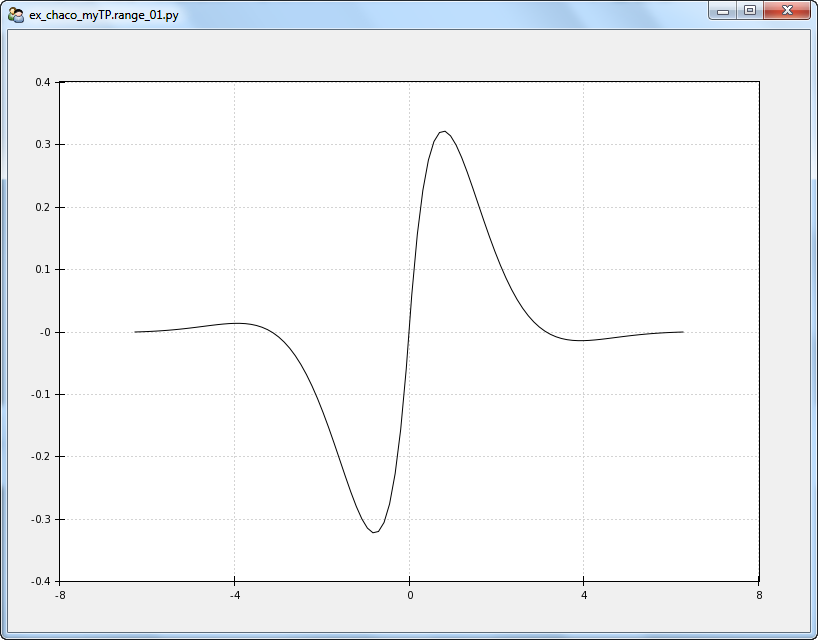

Reproduce this figure in Python.
## ex_chaco_myTP.range_01.py

# standard imports
import inspect, os
import numpy as np

# Enthought imports
from enable.api import ComponentEditor
from traits.api import HasTraits
from traitsui.api import Item, Group, View
from chaco.api import Plot, ArrayPlotData

# defines
windowSize = (800,600)

# window title is file name
windowTitle = os.path.split(__file__)[1]

class TraitedPlot( HasTraits ):

  numPoints = 100
  extent = 2.0 * np.pi
  phaseA = np.linspace( -extent,extent,numPoints )
  amplitudeA = np.sin( phaseA ) * np.exp(-abs( phaseA ))

  myTADP = ArrayPlotData()
  myTADP.set_data( 'X',phaseA )
  myTADP.set_data( 'Y',amplitudeA )

  myTP = Plot( myTADP )
  myTP.plot(
      ("X", "Y"),
      type = 'line',
  )

  # The actual value of the lower left/upper right bounds of this range as (x,y)
  # points. To set them, use low_setting/high_setting.
  myTP.range2d.low
  myTP.range2d.high

  # a 2-tuple of lower left/upper right (x,y) bounds. Either can be set to
  # 'auto', causing the range to autocalculate
  myTP.range2d.low_setting
  myTP.range2d.high_setting

  # Sets all the bounds of the range simultaneously. Lower left/upper right
  # corners of the data range.
  # Ex. myTP.range2d.set_bounds( (1,2), (3,4) ) sets the lower left to (1,2) and
  # the upper right to (3,4)
  myTP.range2d.set_bounds

  # ranges in the x- and y- dimensions. These are DataRange1D objects, one for
  # the x- axis and one for the y- axis
  myTP.range2d.x_range
  myTP.range2d.y_range

  # the low/high values for the x-/y- axes. can be set to
  #   'auto': The lower bound is automatically set at or below the minimum
  #     of the data.
  #   'track': The lower bound tracks the upper bound by tracking_amount.
  #   CFloat: An explicit value for the lower bound
  # set with the appropriate _setting method
  myTP.range2d.x_range.low
  myTP.range2d.x_range.high
  myTP.range2d.y_range.low
  myTP.range2d.y_range.high

  myTP.range2d.x_range.low_setting
  myTP.range2d.x_range.high_setting
  myTP.range2d.y_range.low_setting
  myTP.range2d.y_range.high_setting

  # Do 'auto' bounds imply an exact fit to the data? (One Boolean per dimension)
  # If False, the bounds pad a little bit of margin on either side. Setting
  # the range2d.tight_bounds does not work (i.e. myTP.range2d.tight_bounds =
  # (False,False)) does nothing. Defaults to (True,True) which causes the axes
  # bounds to exactly correspond to the data
  myTP.range2d.x_range.tight_bounds = False
  myTP.range2d.y_range.tight_bounds = False

  # The minimum percentage difference between low and high for each dimension.
  # That is, (high-low) >= epsilon * low.
  myTP.range2d.epsilon

  # If any of the bounds is 'auto', this method refreshes the actual low and
  # high values from the set of the view filters' data sources.
  myTP.range2d.refresh()

  # Resets the bounds of this range.
  myTP.range2d.reset()

  traits_view = View(
      Group(
          Item(
              'myTP',
              editor = ComponentEditor(size = windowSize),
              show_label = False,
          ),
          orientation = "vertical",
      ),
      resizable = True,
      title = windowTitle,
  )

if __name__ == "__main__":

  tp = TraitedPlot()
  tp.configure_traits()

  print( tp.myTP.range2d )

  myMethods = inspect.getmembers(tp.myTP.range2d)
  myPublics = [thisItem for thisItem in myMethods if thisItem[0][0] != '_']
  print( myPublics )

  tp.myTP.range2d.print_traits()
